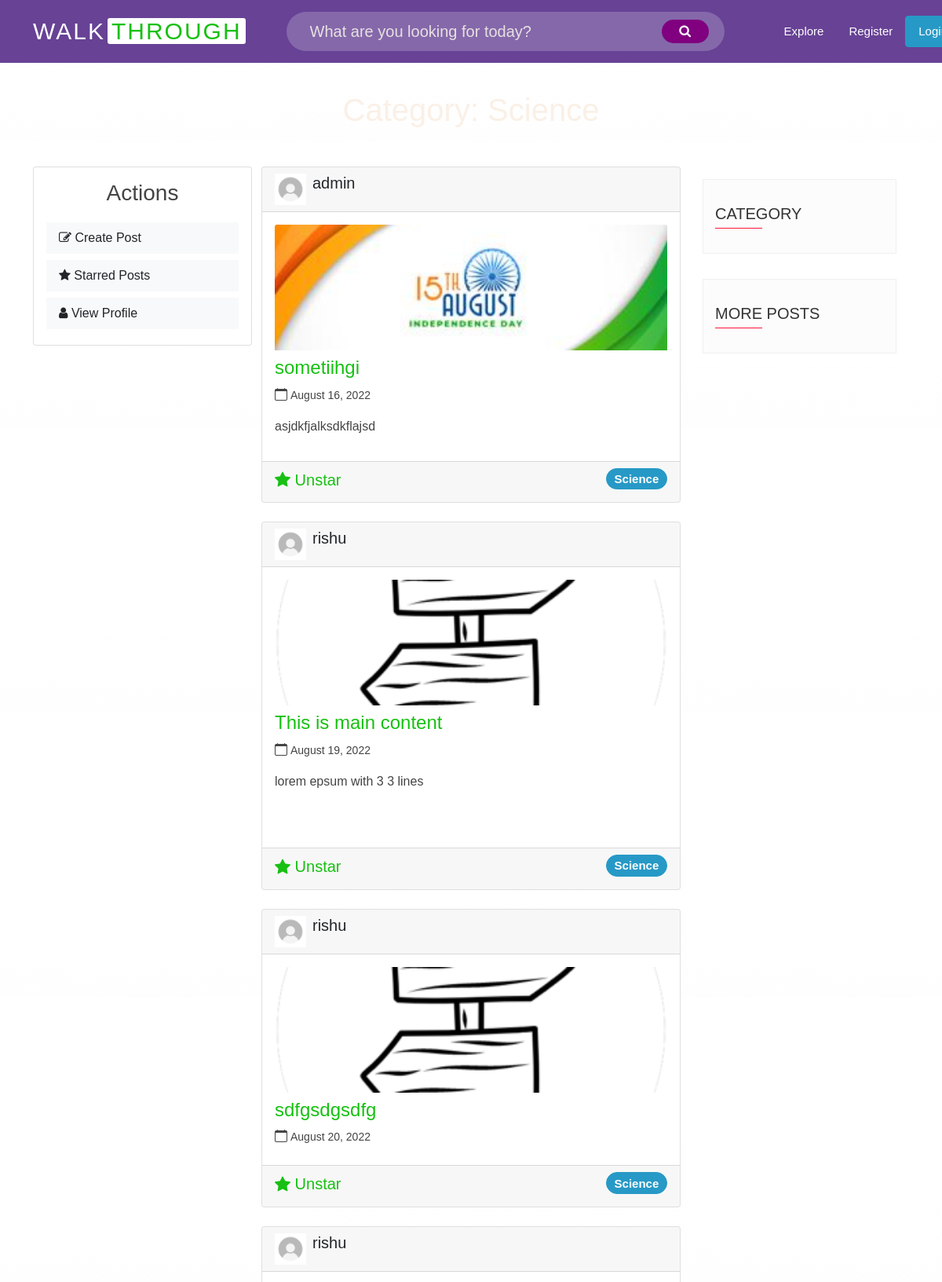
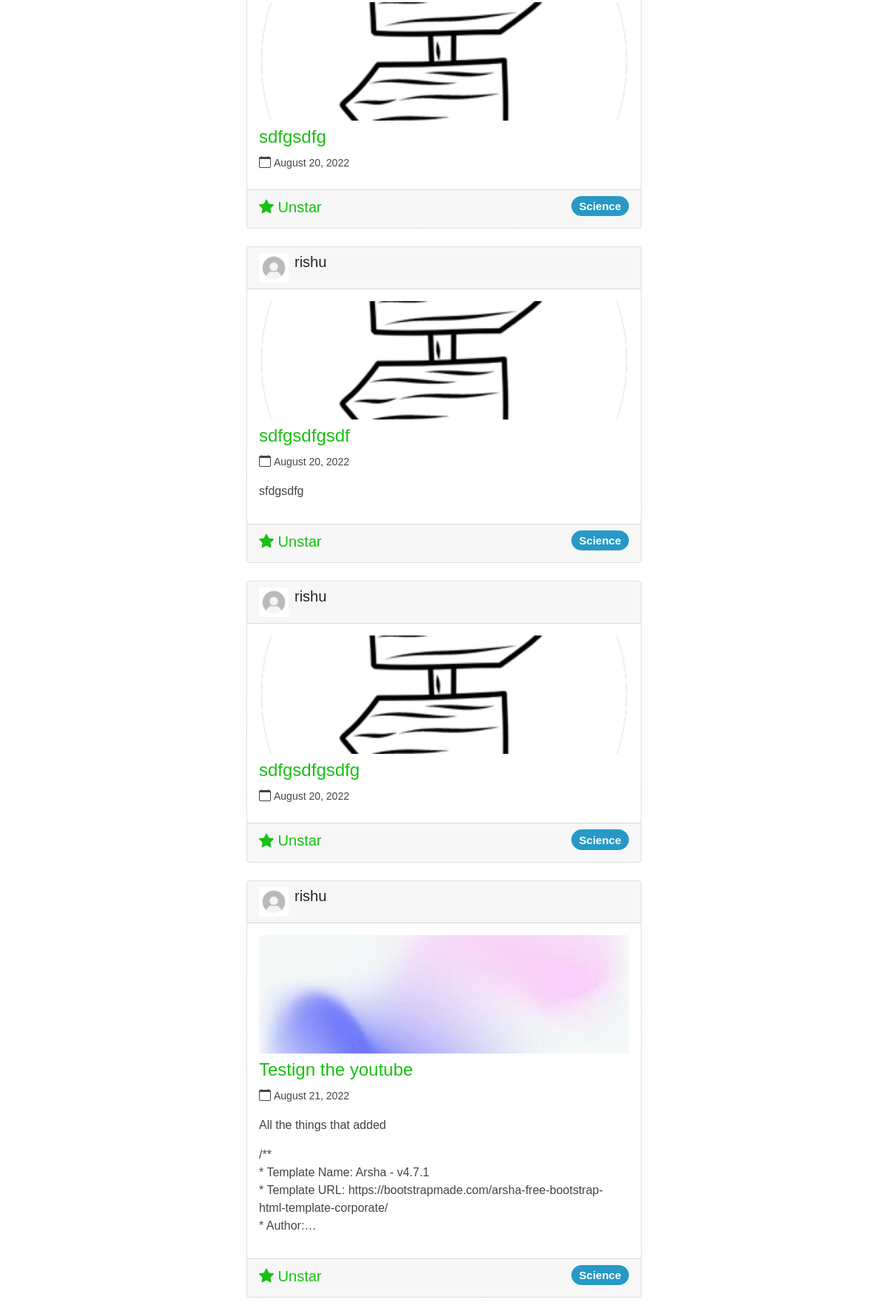
/categories/sci/ (upper part), run on the app's committed database (2 pictures, top to bottom).
### post/models.py (models this page shows, shortened)
class Post(models.Model):
    category = models.ForeignKey(
        Category, on_delete=models.SET_NULL, null=True)
    title = models.CharField(max_length=100)
    image = models.ImageField("Thumbnail",default='wt-logo.png', upload_to='post_img')
    content = RichTextField(blank=True, null=True)
    date_posted = models.DateTimeField(default=timezone.now)
    author = models.ForeignKey(User, on_delete=models.CASCADE)
    updated = models.DateTimeField(auto_now=True)
    created = models.DateTimeField(auto_now_add=True)
    stars_count = models.IntegerField(default=0)

class Category(models.Model):
    title = models.CharField(max_length=20)
    slug = models.SlugField()
    class Meta:
        verbose_name_plural = 'Categories'
    def __str__(self):
        return self.title

### user/models.py (models this page shows, shortened)
class Profile(models.Model):
    user = models.OneToOneField(User, on_delete=models.CASCADE)
    about=models.CharField(max_length=25,null=True,blank=True)
    image = models.ImageField("Profile picture",default='default.jpg', upload_to='profile_pics')
    name = models.CharField(max_length=50, null=True, blank=True)
    profession = models.CharField(max_length=50,null=True, blank=True)
    followers = models.ManyToManyField("self", blank=True, related_name="following", symmetrical=False)

### post/views.py (the view)
# urls.py: path('categories/<slug:slug>/', views.categoryList, name='category'),
def categoryList(request, slug):
    category = Category.objects.get(slug=slug)
    category_posts = Post.objects.filter(category=category)
    context={
        'category_posts': category_posts,
        'category':category
            }
    return render(request, "post/categories.html",context)

### templates/post/categories.html
{% extends "base.html" %}
{% block content%}
<div class="py-3">
   <h1 class="board d-flex justify-content-center">Category: {{category}}</h1>
</div>
<div class="d-flex justify-content-center container my-4">
   <div class="col-xl-3">
      {% include 'includes/subpages/left_sidebar.html' %}
   </div>
   <div class="col-xl-6">
    {% for post in category_posts %}
        {% include 'includes/subpages/card_home.html' %}
    {% endfor %}
   </div>
   <div class="col-xl-3">
      {% include 'includes/subpages/right_sidebar.html' %}
   </div>
</div>
{%endblock content%}

### templates/includes/subpages/card_home.html (shortened to what this page needs)
<link rel="stylesheet" href="https://cdn.jsdelivr.net/npm/bootstrap-icons@1.7.2/font/bootstrap-icons.css">
<link href="https://unpkg.com/aos@2.3.1/dist/aos.css" rel="stylesheet">
<div class="container">
    <div class="card rounded mb-4">
        <div class="card-header">
            <div class="text-box d-flex justify-content-start">
                <div class="icon-box">
                    <img style="width:40px; height:40px;" src="{{post.author.profile.image.url}}" alt="user">
                </div>
                <div class="ms-2 ">
                    <a href="{% url 'user-info' post.id %}" class="text-dark">
                        <h5>{{post.author}}</h5>
                    </a>
                </div>
            </div>
        </div>
        <div class="card-body">
            <img class="card-img card-img-top img-fluid" src="{{ post.image.url }}" alt="Bologna">
            <a href="{% url 'post-detail' post.id %}">
                <h4 class="card-title mt-2">{{post.title}}</h4>
            </a>
            <div class="d-flex justify-content-start my-2">
                <div class="me-5">
                    <i class="bi bi-calendar me-1"></i><small>{{ post.date_posted|date:"F d, Y" }}</small>
                </div>
            </div>
            <p class="card-text">{{post.content|safe|truncatechars:200}}</p>
        </div>
        <div class="card-footer">
            {% if post not in starred_posts %}
            <a href="{% url 'postStar' post.id %}">
                <span id="boot-icon" class="bi bi-star" style="font-size:20px;">
                    <span>
                        Star
                    </span> </span>
            </a>
            {% else %}
            <a href="{% url 'postStar' post.id %}">
                <span id="boot-icon" class="bi bi-star-fill" style="font-size:20px;">
                    <span>
                        Unstar
                    </span></span>
            </a>
            {% endif %}
            <div class="h5 float-end align-middle">
                <button type="button" class="btn btn-primary badge text-white rounded-pill">{{ post.category }}</button>
            </div>
        </div>
    </div>
</div>
<link rel="stylesheet" href="https://cdnjs.cloudflare.com/ajax/libs/font-awesome/4.7.0/css/font-awesome.min.css">

### static/assets/css/style.css (style rules this page uses)
:root { --font: "Poppins", sans-serif; --white: #faf0e6; --grey: #e9e9e9; --darkgrey: #666666; --purplel:#af86e0; --purple:#674295; --purpled:#452f5f; --bluel:#90d6f2; --blue:#57bbe3; --blued:#2799c6; --pinkl:#f092b4; --pink:#9d21a8; --pinkd:#c03b70; --greenl:#a5fa90; --green:#17c012; --greend:#167416; --orangel:#efd6a6; --orange:#FEB326; --orangel:#cd9328; }
body, html { font-family: var(--font); color: #444444; width: 100%; height: 100%; margin: 0px; padding: 0px; background: linear-gradient(rgba(255, 255, 255, 0.088), rgba(255, 255, 255, 0.027)), url("https://images.unsplash.com/photo-1620641788421-7a1c342ea42e?ixlib=rb-1.2.1&ixid=MnwxMjA3fDB8MHxwaG90by1wYWdlfHx8fGVufDB8fHx8&auto=format&fit=crop&w=1074&q=80") no-repeat center center fixed; -webkit-background-size: cover; -moz-background-size: cover; -o-background-size: cover; background-size: cover; }
a { color: var(--green); text-decoration: none; }
.btn-primary, .btn-outline-info, .btn-info, .page-item.active, .page-link { background-color: var(--blued)!important; color: white; border-color: var(--blued); }
.board { color: var(--white); font-size: 40px; }
.card-img { border-bottom-left-radius: 0px; border-bottom-right-radius: 0px; }
.card-title { margin-bottom: 0.3rem; }
.card-footer { font-size: 0.8rem; }
.card-img-top { max-height: 20vh; object-fit: cover; }
::placeholder { color: #e7e1e1; }

### data on the page
Post: author.profile.image (placeholder picture), author "admin", image (picture), title "sometiihgi", date_posted "August 16, 2022", content "asjdkfjalksdkflajsd", category "Science"
Post: author.profile.image (placeholder picture), author "rishu", image (picture), title "This is main content", date_posted "August 19, 2022", content "lorem epsum with 3 3 lines", category "Science"
Post: author.profile.image (placeholder picture), author "rishu", image (picture), title "sdfgsdgsdfg", date_posted "August 20, 2022", category "Science"
Post: author.profile.image (placeholder picture), author "rishu", image (picture), title "sdfgsdfg", date_posted "August 20, 2022", category "Science"
Post: author.profile.image (placeholder picture), author "rishu", image (picture), title "sdfgsdfgsdf", date_posted "August 20, 2022", content "sfdgsdfg", category "Science"
Post: author.profile.image (placeholder picture), author "rishu", image (picture), title "sdfgsdfgsdfg", date_posted "August 20, 2022", category "Science"
Post: author.profile.image (placeholder picture), author "rishu", image (picture), title "Testign the youtube", date_posted "August 21, 2022", content "All the things that added /** * Template Name: Arsha - v4.7.1 * Template URL: https://bootstrapmade.com/arsha-free-bootstrap-html-template-corporate/ * Author:…", category "Science"
